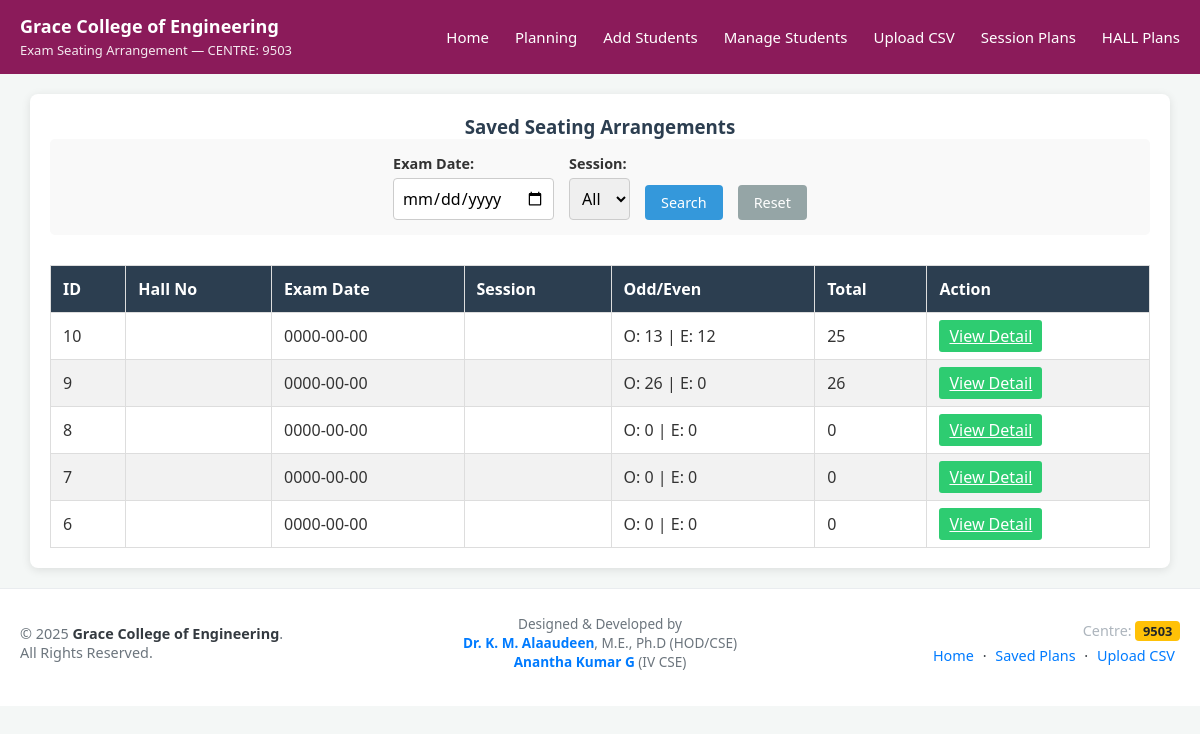
/view_plan.php?exam_date=0000-00-00, run on the app's committed database.
### tables this page shows
CREATE TABLE `exam_seating` (
  `id` int(11) NOT NULL,
  `odd_i` text NOT NULL,
  `even_i` text NOT NULL,
  `hall_no` varchar(50) NOT NULL,
  `exam_date` date NOT NULL,
  `session` varchar(10) NOT NULL,
  `subject` varchar(255) NOT NULL,
  `total_students` int(11) DEFAULT 0,
  `created_at` timestamp NOT NULL DEFAULT current_timestamp(),
  `odd_dept` text DEFAULT NULL,
  `left_subjects` text DEFAULT NULL,
  `even_dept` text DEFAULT NULL,
  `right_subjects` text DEFAULT NULL,
  `odd_subjects` text DEFAULT NULL,
  `even_subjects` text DEFAULT NULL
);

### view_plan.php (the view, shortened to what this page needs)
<?php
include 'connection.php';
$filter_date    = isset($_GET['exam_date']) ? trim($_GET['exam_date']) : '';
$sql = "SELECT * FROM exam_seating WHERE 1=1";
if ($filter_date != '') {
    $date_esc = mysqli_real_escape_string($conn, $filter_date);
    $sql .= " AND exam_date = '" . $date_esc . "'";
}
$sql .= " ORDER BY id DESC";
$res = mysqli_query($conn, $sql);
?>
<!DOCTYPE html>
<html lang="en">
<head>
</head>
<body>
    <?php include 'menu.php'; ?>
    <div class="container">
        <h3>Saved Seating Arrangements</h3>
        <form method="get" class="filter-form">
            <div class="form-group">
                <label>Exam Date:</label>
                <input type="date" name="exam_date" class="form-control"
                    value="<?php echo htmlspecialchars($filter_date); ?>">
            </div>
            <div class="form-group">
                <label>Session:</label>
                <select name="session" class="form-control">
                    <option value="">All</option>
                </select>
            </div>
            <button type="submit" class="btn btn-primary">Search</button>
            <a href="view_seating_list.php" class="btn btn-secondary">Reset</a>
        </form>
        <table class="seating-table">
            <thead>
                <tr>
                    <th>ID</th>
                    <th>Hall No</th>
                    <th>Exam Date</th>
                    <th>Session</th>
                    <th>Odd/Even</th>
                    <th>Total</th>
                    <th>Action</th>
                </tr>
            </thead>
            <tbody>
                <?php
                if ($res && mysqli_num_rows($res) > 0) {
                    while ($row = mysqli_fetch_assoc($res)) {
                        $oddArr  = unserialize($row['odd_i']);
                        $evenArr = unserialize($row['even_i']);
                        $oddCount  = is_array($oddArr)  ? count($oddArr)  : 0;
                        $evenCount = is_array($evenArr) ? count($evenArr) : 0;
                        echo "<tr>
                            <td data-label='ID'>{$row['id']}</td>
                            <td data-label='Hall No'>{$row['hall_no']}</td>
                            <td data-label='Date'>{$row['exam_date']}</td>
                            <td data-label='Session'>{$row['session']}</td>
                            <td data-label='Counts'>O: $oddCount | E: $evenCount</td>
                            <td data-label='Total'>{$row['total_students']}</td>
                            <td data-label='Action'>
                                <a href='view_seating_single.php?id={$row['id']}' class='btn-view'>View Detail</a>
                            </td>
                        </tr>";
                    }
                } else {
                    echo "<tr><td colspan='7' style='text-align:center; color:red;'>No seating plans found</td></tr>";
                }
                ?>
            </tbody>
        </table>
    </div>
    <?php include 'footer.php'; ?>
</body>
</html>

### view_plan.php (style rules this page uses)
body { font-family: 'Segoe UI', Arial, sans-serif; background-color: #f4f7f6; margin: 0; padding: 0; color: #333; }
.container { width: 95%; max-width: 1200px; margin: 20px auto; background: #fff; padding: 20px; border-radius: 8px; box-shadow: 0 2px 10px rgba(0,0,0,0.1); }
h3 { text-align: center; color: #2c3e50; }
.filter-form { display: flex; flex-wrap: wrap; gap: 15px; justify-content: center; align-items: flex-end; margin-bottom: 30px; padding: 15px; background: #f9f9f9; border-radius: 5px; }
.form-group { display: flex; flex-direction: column; }
.form-group label { font-size: 0.9rem; font-weight: bold; margin-bottom: 5px; }
.form-control { padding: 8px; border: 1px solid #ccc; border-radius: 4px; font-size: 1rem; }
.btn { padding: 8px 16px; border: none; border-radius: 4px; cursor: pointer; text-decoration: none; font-size: 0.9rem; transition: opacity 0.2s; }
.btn-primary { background-color: #3498db; color: white; }
.btn-secondary { background-color: #95a5a6; color: white; }
.btn-view { background-color: #2ecc71; color: white; padding: 5px 10px; border-radius: 3px; }
.seating-table { width: 100%; border-collapse: collapse; margin-top: 10px; }
.seating-table th, .seating-table td { border: 1px solid #ddd; padding: 12px; text-align: left; }
.seating-table thead { background-color: #2c3e50; color: white; }
.seating-table tr:nth-child(even) { background-color: #f2f2f2; }

### menu.php (style rules this page uses)
* { margin: 0; padding: 0; box-sizing: border-box; font-family: "Segoe UI", system-ui, sans-serif; }
:root { --primary: #8b1b5a; --white: #ffffff; }

### data on the page
exam_seating: id "10", exam_date "0000-00-00", odd_i "13", even_i "12", total_students "25"
exam_seating: id "9", exam_date "0000-00-00", odd_i "26", even_i "0", total_students "26"
exam_seating: id "8", exam_date "0000-00-00", odd_i "0", even_i "0", total_students "0"
exam_seating: id "7", exam_date "0000-00-00", odd_i "0", even_i "0", total_students "0"
exam_seating: id "6", exam_date "0000-00-00", odd_i "0", even_i "0", total_students "0"

### other printed values
$centre "9503"
